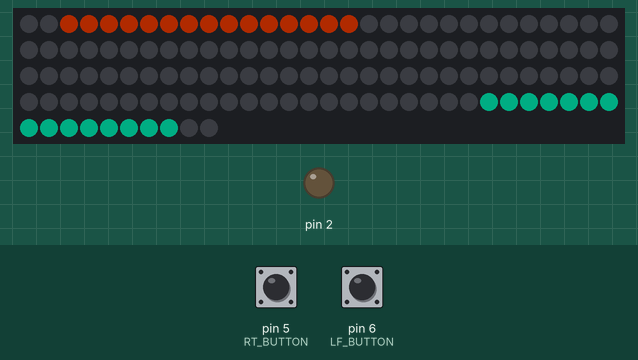
A sketch run on a simulated Arduino Uno, built with avr-gcc and run on an emulated ATmega328P. On the bench: 130 RGB LEDs in strip order, left to right, continuing on the next row, output pins drawn as LEDs (lit = HIGH). The test bench sets the inputs (shaded band); at power-on: pin 5 (RT_BUTTON) LOW, pin 6 (LF_BUTTON) LOW. Dim RGB values are drawn brighter than linear; what the sketch prints to the serial monitor is not drawn.

Above: at 1.2 s.
1.3 s: pin 5 (RT_BUTTON) pulled HIGH for 0.15 s
2.0 s: pin 6 (LF_BUTTON) pulled HIGH for 0.15 s
3.7 s: pin 5 (RT_BUTTON) pulled HIGH for 1 s
5.3 s: pin 6 (LF_BUTTON) pulled HIGH for 1 s
6.9 s: pin 5 (RT_BUTTON) pulled HIGH for 0.15 s
10.0 s: pin 5 (RT_BUTTON) driven HIGH and pin 6 (LF_BUTTON) driven HIGH
At 10.55 s:
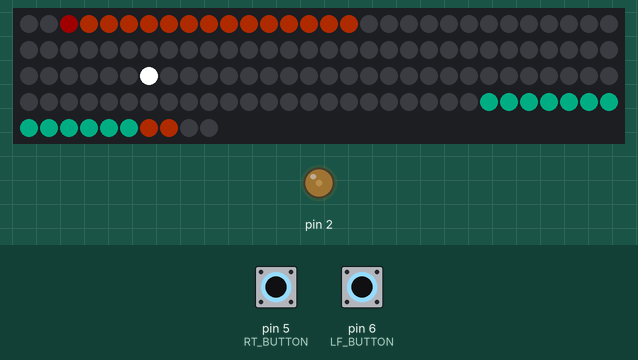
At 17.0 s:
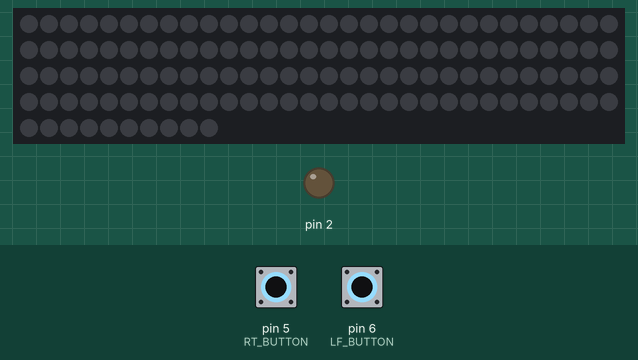
Timing chart, 0 to 53.0 s (numbered marks = the images above; inputs shaded):
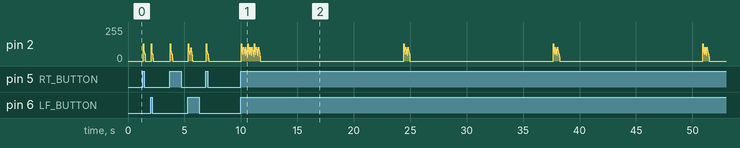

The sketch:

Light_Game_-_Cat.ino
```cpp
//Wire end is right side
//non-wire end is left side

//NOTEEEEE: Case Right should work button broken need to fix that

#include <NeoPixelBus.h>
#define RIGHT     0
#define LEFT      1
#define START     12
#define STOP     4
#define POINT      5
#define POSTART     0 //NOt sure what this is!!!

#define RT_BUTTON 5
#define LF_BUTTON 6
#define SAFEZONE  15 //number of pixels in the safe zone on either side
#define STRIP_LENGTH  130 //Total number of pixels in strip
#define STRIP_END STRIP_LENGTH -1
#define RIGHT_OFFSET   2 //This is the offset from the right side
#define LEFT_OFFSET   2//This is the offset from the left

#define POSEND 129

#define LEFTZONECOLOR  orange // color of safe zone
#define RIGHTZONECOLOR blue // color of safe zone
#define BALLCOLOR  white // color of dot moving back and forth
#define SCOREPIXELCOLOR  red // color of safe zone when player messes up

const uint16_t PixelCount = STRIP_LENGTH;

const uint8_t DotClockPin = 13;
const uint8_t DotDataPin = 11;

NeoPixelBus<DotStarBgrFeature, DotStarSpiMethod> strip(PixelCount);
RgbColor red(30, 0, 0);
RgbColor orange(55, 13, 0);
RgbColor blue(0, 50, 38);
RgbColor white(255);
RgbColor black(0);
RgbColor purple (225, 0, 175);


int game_state = START;
int ball = 65; //Middle pixel
int x = 100; //100
int speedPixel = 10000;
int rightScore = 0;
int leftScore = 0;
int z = 143;
int y = 0;
int t = 0;
int sound;
long randside;
void setup() {
  pinMode(LF_BUTTON, INPUT);
  //digitalWrite(6, HIGH);

  pinMode(RT_BUTTON, INPUT);
  //digitalWrite(5, HIGH);

  Serial.begin(115200);

  strip.Begin();
  strip.ClearTo(black);
  strip.Show();
  // while (1);

}


void loop() {
  ///  Serial.print(rightScore);
  // Serial.print(':');
  //  Serial.println(leftScore);
  //Reseting zones in all states including scores

  //Set up right zone
  for (int y = RIGHT_OFFSET ; y < RIGHT_OFFSET + SAFEZONE; y++) {
    strip.SetPixelColor( y, LEFTZONECOLOR);
  }

  //Set up left zone
  for (int y = STRIP_END - LEFT_OFFSET ; y > STRIP_END - (LEFT_OFFSET + SAFEZONE); y--) {
    strip.SetPixelColor(  y, RIGHTZONECOLOR);
  }

  //Sets color for score on right side
  for (int y = RIGHT_OFFSET; y < RIGHT_OFFSET + rightScore; y++) {
    strip.SetPixelColor(y, SCOREPIXELCOLOR );

  }

  //Sets color for score on left side
  for (int y = STRIP_END - LEFT_OFFSET; y > STRIP_END - (LEFT_OFFSET + leftScore); y--) {
    // strip.SetPixelColor( (STRIP_LENGTH - LEFT_OFFSET) - y, SCOREPIXELCOLOR );
    strip.SetPixelColor(y, LEFTZONECOLOR);

  }

  switch (game_state) {
    case START:

      //This will flash the ball continuously until a button is pressed.
      //NOTE: Probably better way to do this. The causes the button to not read a press in time
      strip.SetPixelColor(ball, BALLCOLOR);
      strip.Show();
      // delay (500);
      strip.SetPixelColor(ball, black);
      strip.Show();
      // delay (500);

      //  randside = random(3);
      //Serial.println(randside);
      /*
               if (randside <= 1)
                 game_state = LEFT;
               else
                 game_state = RIGHT;
      */
      if (digitalRead(LF_BUTTON) == HIGH) { // when left button is clicked the ball goes to the right
        game_state = RIGHT;
       pinMode(2, OUTPUT);
  for (sound = 0; sound < 500; sound++) {
    digitalWrite(2, HIGH);
    delayMicroseconds(100);
    digitalWrite(2, LOW);
    delayMicroseconds(sound);
    //tone(2,1000);
  }
      }

      if (digitalRead(RT_BUTTON) == HIGH) {// when the right button is clicked the ball will go to the left side
        game_state = LEFT;
         pinMode(2, OUTPUT);
  for (sound = 0; sound < 500; sound++) {
    digitalWrite(2, HIGH);
    delayMicroseconds(100);
    digitalWrite(2, LOW);
    delayMicroseconds(sound);
    //tone(2,1000);
  }
      }


      // game_state = RIGHT;
      break;
    case RIGHT: // this means the ball will move to the right/ towards oragne

      //Move pixel one step left until it reaches the end of the right side
      if (ball-- < RIGHT_OFFSET) ball = RIGHT_OFFSET;
      strip.SetPixelColor(ball, BALLCOLOR );
      strip.Show();
      delayMicroseconds(speedPixel);
      strip.SetPixelColor(ball, black);

      //when right button is pressed the ball will move left
      if (digitalRead(RT_BUTTON) == HIGH) {
         pinMode(2, OUTPUT);
  for (sound = 0; sound < 500; sound++) {
    digitalWrite(2, HIGH);
    delayMicroseconds(100);
    digitalWrite(2, LOW);
    delayMicroseconds(sound);
    //tone(2,1000);
  }

        // Serial.println("right");
        // speedPixel -= 200;    //Increase speed.

        if (speedPixel < 1) speedPixel = 1;  //Limit lowest speed to one

        //Check if button pressed in safe zone
        if (( ball < SAFEZONE) && ( ball > RIGHT_OFFSET)) {
          game_state = LEFT;
        }
        else {
          rightScore++;
          Serial.println(rightScore);

          game_state = POINT;

        }
      }

      break;
    //case left means the ball is moving left
    case LEFT:
      //ball++;
      // moving ball left amd checking if it is going off the end
      if (ball++ > STRIP_LENGTH - LEFT_OFFSET) ball = STRIP_LENGTH - LEFT_OFFSET;
      strip.SetPixelColor(ball, BALLCOLOR);
      strip.Show();
      delayMicroseconds(speedPixel);
      strip.SetPixelColor(ball, black);

      if (digitalRead(LF_BUTTON) == HIGH) {
         pinMode(2, OUTPUT);
  for (sound = 0; sound < 500; sound++) {
    digitalWrite(2, HIGH);
    delayMicroseconds(100);
    digitalWrite(2, LOW);
    delayMicroseconds(sound);
    //tone(2,1000);
  }
         speedPixel -= 200;

           if (speedPixel < 1) speedPixel = 1;
        //checking to see if the ball is in the safe zone
        if (( ball > STRIP_LENGTH - SAFEZONE) && (ball < STRIP_LENGTH - LEFT_OFFSET)) {
          game_state = RIGHT;
        }
        else {
          leftScore++;
          Serial.println(leftScore);

          game_state = POINT;
        }
      }

      break;
    case POINT:
      Serial.println("point");
      //fix
      if (rightScore > 4 ) {
        //  strip.Begin();
        for (int x = 0; x < 20; x++) {
          strip.ClearTo(RIGHTZONECOLOR);
          strip.Show();
          delay(100);
          strip.ClearTo(black);
          strip.Show();
          delay(100);
        }
        for (int x = 0; x < 10; x++) {
          for (int z = 143; z > RIGHT_OFFSET; z--) {
            strip.SetPixelColor(z, white );
            strip.Show();
            delayMicroseconds(2000);
            strip.SetPixelColor(z + 4, RIGHTZONECOLOR);
            delayMicroseconds(10);
            strip.SetPixelColor(z + 25, black);
            delayMicroseconds(10);

          }
          strip.ClearTo(black);
          strip.Show();
        }


        game_state = STOP;
      }
      if (leftScore > 4) {
        for (int x = 0; x < 20; x++) {
          strip.ClearTo(LEFTZONECOLOR);
          strip.Show();
          delay(100);
          strip.ClearTo(black);
          strip.Show();
          delay(100);
        }
        for (int x = 0; x < 10; x++) {
          for (int t = 0; t < STRIP_LENGTH - LEFT_OFFSET; t++) {
            strip.SetPixelColor(t, white );
            strip.Show();
            delayMicroseconds(2000);
            strip.SetPixelColor(t - 4, LEFTZONECOLOR);
            delayMicroseconds(10);
            strip.SetPixelColor(t - 25, black);
            delayMicroseconds(10);
          }
          strip.ClearTo(black);
          strip.Show();

        }

        game_state = STOP;
      }


      if ((digitalRead(RT_BUTTON) == HIGH) || (digitalRead(LF_BUTTON) == HIGH)  ) {
        game_state = START;
        ball = 65;

      }

      break;

    case STOP:
      z = 143;
      t = 0;
      speedPixel = 10000;
      y = 0;
      rightScore = 0;
      leftScore = 0;
      ball = 65; // starting pixel of white dot
      game_state = START;

      break;

  }
}
```

Measured:
- after the input at 10.0 s, the LEDs: first change at once (image 1 shows a later state)
